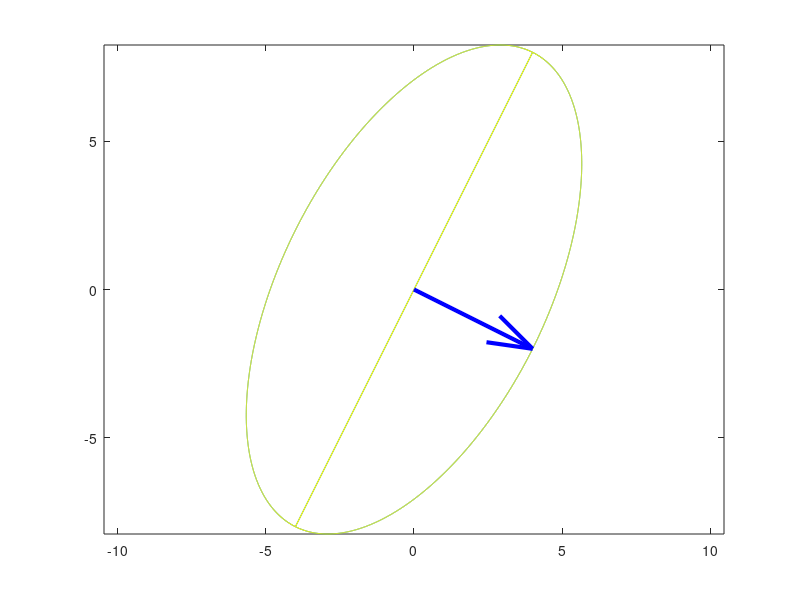

Source code (MATLAB):
A = [4 0;
   3 -5;];
[U, S, V] = svd(A);
SignChanger = [1 0; 0 -1;];
U = U * SignChanger;
V = V * SignChanger;
HASIL = V'*[1; 1;];
JariKuadrat = HASIL(1,1)*HASIL(1,1) + HASIL(2,1) * HASIL(2,1);
Jari2 = sqrt(JariKuadrat);
x = -Jari2 : 0.001 : Jari2;
x = [x Jari2];
[mx, nx] = size(x);
y1 = zeros(1, nx);
y2 = zeros(1, nx);
for i = 1:nx
    y1(1, i) = sqrt(JariKuadrat - x(1, i)*x(1,i));
    y2(1, i) = -sqrt(JariKuadrat - x(1, i)*x(1,i));
end
x = [x x];
y = [y1 y2];
pengelips = U*S * [x; y;];
[mx, nx] = size(pengelips);
HASIL = U*S*HASIL;
plot(pengelips(1,1:nx), pengelips(2,1:nx), pengelips(1,1:nx), pengelips(2,1:nx), 'color', 'y')
hold on
quiver(0, 0, HASIL(1,1), HASIL(2,1), 'linewidth', 3, 'color', 'b', 'AutoScale','off')
axis equal
HASIL